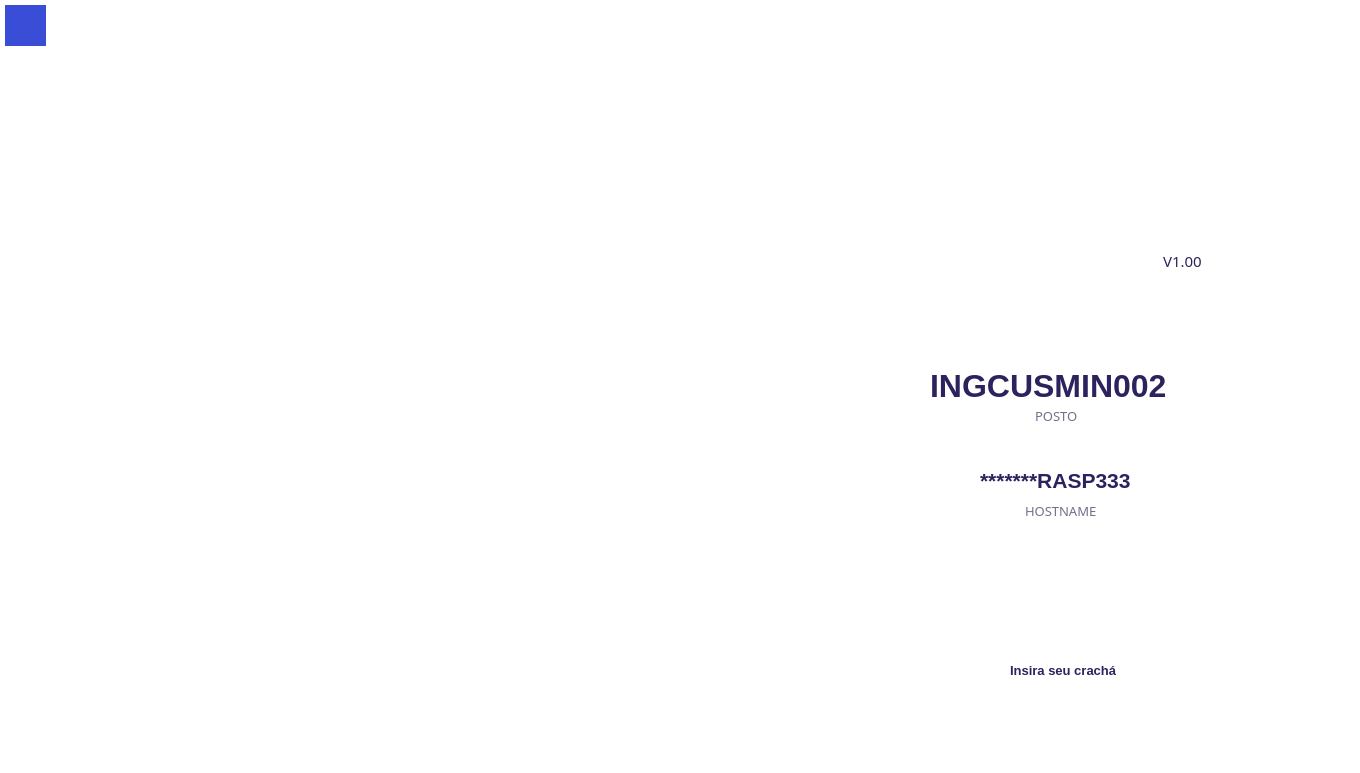
<?xml version="1.0" encoding="UTF-8"?>
<ui version="4.0">
 <class>MainWindow</class>
 <widget class="QMainWindow" name="MainWindow">
  <property name="geometry">
   <rect>
    <x>0</x>
    <y>0</y>
    <width>1360</width>
    <height>773</height>
   </rect>
  </property>
  <property name="windowTitle">
   <string>MainWindow</string>
  </property>
  <property name="styleSheet">
   <string notr="true">background-color: rgb(255, 255, 255);</string>
  </property>
  <widget class="QWidget" name="main_loginscreen">
   <widget class="QPushButton" name="btn_reset">
    <property name="geometry">
     <rect>
      <x>5</x>
      <y>5</y>
      <width>41</width>
      <height>41</height>
     </rect>
    </property>
    <property name="styleSheet">
     <string notr="true">image: url(:/Img/desligar branco.png);
background-color: rgb(58, 77, 215);
border: 10px</string>
    </property>
    <property name="text">
     <string/>
    </property>
   </widget>
   <widget class="QLabel" name="lbl_BIGlogo">
    <property name="geometry">
     <rect>
      <x>0</x>
      <y>0</y>
      <width>767</width>
      <height>773</height>
     </rect>
    </property>
    <property name="styleSheet">
     <string notr="true">border-image: url(:/Img/BIG_logo.PNG);</string>
    </property>
    <property name="text">
     <string/>
    </property>
   </widget>
   <widget class="QLabel" name="lbl_iconcracha">
    <property name="geometry">
     <rect>
      <x>1030</x>
      <y>590</y>
      <width>61</width>
      <height>61</height>
     </rect>
    </property>
    <property name="styleSheet">
     <string notr="true">image: url(:/Img/insert_badge.png);</string>
    </property>
    <property name="text">
     <string/>
    </property>
   </widget>
   <widget class="QLabel" name="lbl_insertbadge">
    <property name="geometry">
     <rect>
      <x>1010</x>
      <y>660</y>
      <width>121</width>
      <height>21</height>
     </rect>
    </property>
    <property name="font">
     <font>
      <family>MS Shell Dlg 2</family>
      <pointsize>10</pointsize>
      <weight>75</weight>
      <bold>true</bold>
     </font>
    </property>
    <property name="styleSheet">
     <string notr="true">color: rgb(45, 34, 94)</string>
    </property>
    <property name="text">
     <string>Insira seu crachá</string>
    </property>
   </widget>
   <widget class="QLabel" name="lbl_value_version">
    <property name="geometry">
     <rect>
      <x>1163</x>
      <y>250</y>
      <width>51</width>
      <height>21</height>
     </rect>
    </property>
    <property name="font">
     <font>
      <family>Inter UI</family>
      <pointsize>11</pointsize>
     </font>
    </property>
    <property name="styleSheet">
     <string notr="true">color: rgb(45, 34, 94)</string>
    </property>
    <property name="text">
     <string>V1.00</string>
    </property>
   </widget>
   <widget class="QLabel" name="lbl_value_workstation">
    <property name="geometry">
     <rect>
      <x>930</x>
      <y>370</y>
      <width>291</width>
      <height>31</height>
     </rect>
    </property>
    <property name="font">
     <font>
      <family>MS Shell Dlg 2</family>
      <pointsize>24</pointsize>
      <weight>75</weight>
      <bold>true</bold>
     </font>
    </property>
    <property name="styleSheet">
     <string notr="true">color: rgb(45, 34, 94)</string>
    </property>
    <property name="text">
     <string>INGCUSMIN002</string>
    </property>
   </widget>
   <widget class="QLabel" name="lbl_workstation">
    <property name="geometry">
     <rect>
      <x>1035</x>
      <y>405</y>
      <width>51</width>
      <height>21</height>
     </rect>
    </property>
    <property name="font">
     <font>
      <family>Inter UI</family>
      <pointsize>10</pointsize>
     </font>
    </property>
    <property name="styleSheet">
     <string notr="true">color: rgb(116, 111, 138)</string>
    </property>
    <property name="text">
     <string>POSTO</string>
    </property>
   </widget>
   <widget class="QLabel" name="lbl_*******ogo">
    <property name="geometry">
     <rect>
      <x>10</x>
      <y>740</y>
      <width>71</width>
      <height>31</height>
     </rect>
    </property>
    <property name="styleSheet">
     <string notr="true">IMAGE: url(:/Img/*******MasterBrand_White.png);
background-color:rgb(72, 75, 218)</string>
    </property>
    <property name="text">
     <string/>
    </property>
   </widget>
   <widget class="QLabel" name="lbl_value_hostname">
    <property name="geometry">
     <rect>
      <x>980</x>
      <y>465</y>
      <width>181</width>
      <height>31</height>
     </rect>
    </property>
    <property name="font">
     <font>
      <family>MS Shell Dlg 2</family>
      <pointsize>16</pointsize>
      <weight>75</weight>
      <bold>true</bold>
     </font>
    </property>
    <property name="styleSheet">
     <string notr="true">color: rgb(45, 34, 94)</string>
    </property>
    <property name="text">
     <string>*******RASP333</string>
    </property>
   </widget>
   <widget class="QLabel" name="lbl_hostname">
    <property name="geometry">
     <rect>
      <x>1025</x>
      <y>500</y>
      <width>81</width>
      <height>21</height>
     </rect>
    </property>
    <property name="font">
     <font>
      <family>Inter UI</family>
      <pointsize>10</pointsize>
     </font>
    </property>
    <property name="styleSheet">
     <string notr="true">color: rgb(116, 111, 138)</string>
    </property>
    <property name="text">
     <string>HOSTNAME</string>
    </property>
   </widget>
   <widget class="QLabel" name="lbl_verticallogo">
    <property name="geometry">
     <rect>
      <x>880</x>
      <y>70</y>
      <width>351</width>
      <height>181</height>
     </rect>
    </property>
    <property name="styleSheet">
     <string notr="true">image: url(:/Img/logovertical.PNG);</string>
    </property>
    <property name="text">
     <string/>
    </property>
   </widget>
   <zorder>lbl_BIGlogo</zorder>
   <zorder>btn_reset</zorder>
   <zorder>lbl_iconcracha</zorder>
   <zorder>lbl_insertbadge</zorder>
   <zorder>lbl_value_version</zorder>
   <zorder>lbl_value_workstation</zorder>
   <zorder>lbl_workstation</zorder>
   <zorder>lbl_*******ogo</zorder>
   <zorder>lbl_value_hostname</zorder>
   <zorder>lbl_hostname</zorder>
   <zorder>lbl_verticallogo</zorder>
  </widget>
 </widget>
 <resources>
  <include location="resources.qrc"/>
 </resources>
 <connections/>
</ui>
